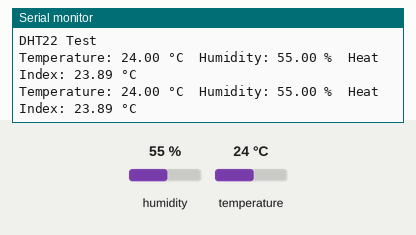
Simulated run of this sketch. Board: Arduino Uno, built with avr-gcc and run on an emulated ATmega328P. Parts: the last lines printed to the serial monitor. The inputs (shaded band) are chosen by the test bench; at power-on: humidity 55 %, temperature 24 °C.

Above: at 2.8 s.
2.9 s: humidity set to 22 %
At 4.4 s:
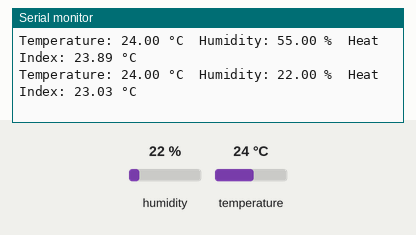
5.6 s: temperature set to 12 °C
At 7.3 s:
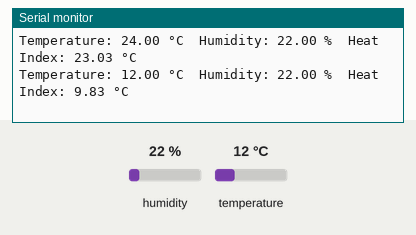
8.3 s: humidity set to 40 %
At 10.9 s:
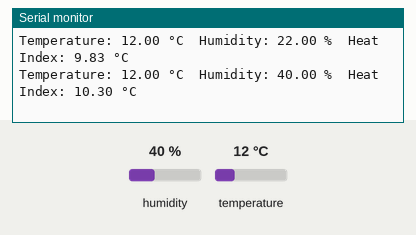
Timing chart, 0 to 12.4 s (numbered marks = the images above; inputs shaded):
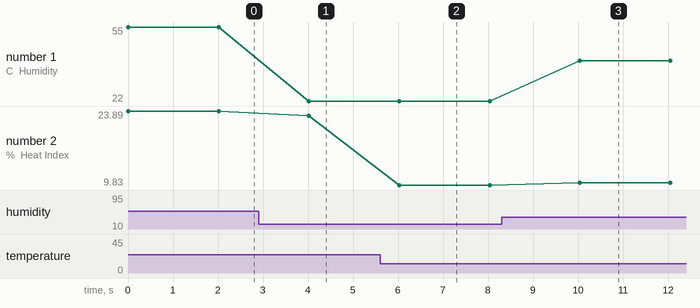

Measured:
- after the input at 2.9 s, the serial monitor: prints a new line after 1.1 s (image 1)
- after the input at 5.6 s, the serial monitor: prints a new line after 0.43 s (image 2)
- after the input at 8.3 s, the serial monitor: prints a new line after 1.7 s (image 3)
- plotted number 1: 22 → 40 after the input at 8.3 s
- plotted number 2: 23.89 → 23.03 after the input at 2.9 s, 23.03 → 9.83 after the input at 5.6 s, 9.83 → 10.3 after the input at 8.3 s

The sketch:

dht22_test.ino
```cpp
#include <DHT.h>

#define DHTPIN 2        // DHT22 data pin connected to D2
#define DHTTYPE DHT22   // Sensor type

DHT dht(DHTPIN, DHTTYPE);

void setup() {
  Serial.begin(115200);

  Serial.println("DHT22 Test");
  dht.begin();
}

void loop() {
  float humidity = dht.readHumidity();
  float temperatureC = dht.readTemperature();
  float temperatureF = dht.readTemperature(true);

  // Check if reading failed
  if (isnan(humidity) || isnan(temperatureC) || isnan(temperatureF)) {
    Serial.println("Failed to read from DHT22!");
    delay(2000);
    return;
  }

  // Calculate Heat Index
  float heatIndexC = dht.computeHeatIndex(temperatureC, humidity, false);

  Serial.print("Temperature: ");
  Serial.print(temperatureC);
  Serial.print(" °C\t");

  Serial.print("Humidity: ");
  Serial.print(humidity);
  Serial.print(" %\t");

  Serial.print("Heat Index: ");
  Serial.print(heatIndexC);
  Serial.println(" °C");

  delay(2000);
}

/*
Temperature: 26.10 °C	Humidity: 59.80 %	Heat Index: 27.02 °C
Temperature: 26.10 °C	Humidity: 58.40 %	Heat Index: 26.97 °C
Temperature: 26.10 °C	Humidity: 57.30 %	Heat Index: 26.93 °C
Temperature: 26.10 °C	Humidity: 63.60 %	Heat Index: 27.18 °C
Temperature: 26.20 °C	Humidity: 63.00 %	Heat Index: 27.27 °C
Temperature: 26.20 °C	Humidity: 61.20 %	Heat Index: 27.19 °C
*/
```
